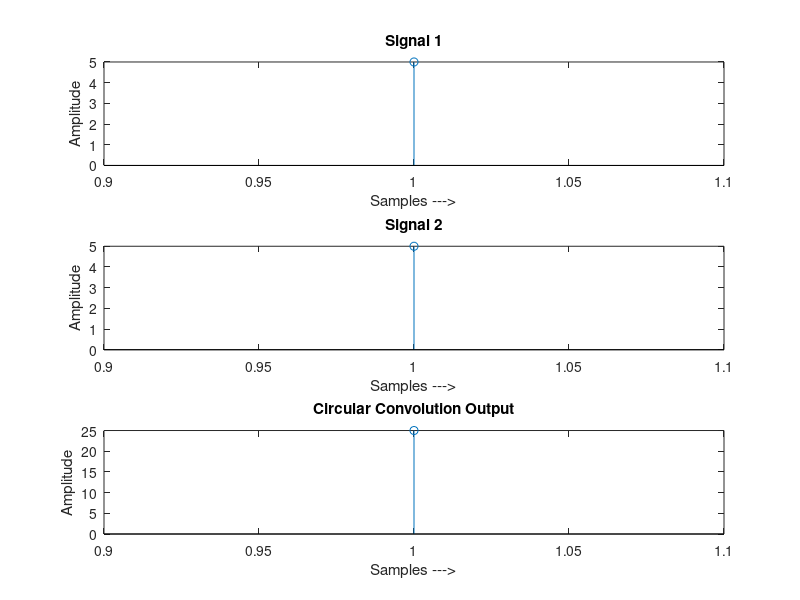

Recreate this plot in MATLAB.

clc;
clear all;
close all;

x = input('Enter the sequence 1 :');
h = input('Enter the sequence 2 :');

m = length(x);
n = length(h);

N = max(m, n);

x = [x, zeros(1, N - m)];
h = [h, zeros(1, N - n)];

z = zeros(1, N);

for k = 1:N
    y = 0;
    for i = 1:N
        j = mod(k - i, N) + 1;
        y = y + x(i) * h(j);
    end
    z(k) = y;
end

disp('Circular Convolution Output:');
disp(z);

subplot(3, 1, 1);
stem(x);
title('Signal 1');
xlabel('Samples --->');
ylabel('Amplitude');

subplot(3, 1, 2);
stem(h);
title('Signal 2');
xlabel('Samples --->');
ylabel('Amplitude');

subplot(3, 1, 3);
stem(z);
title('Circular Convolution Output');
xlabel('Samples --->');
ylabel('Amplitude');
